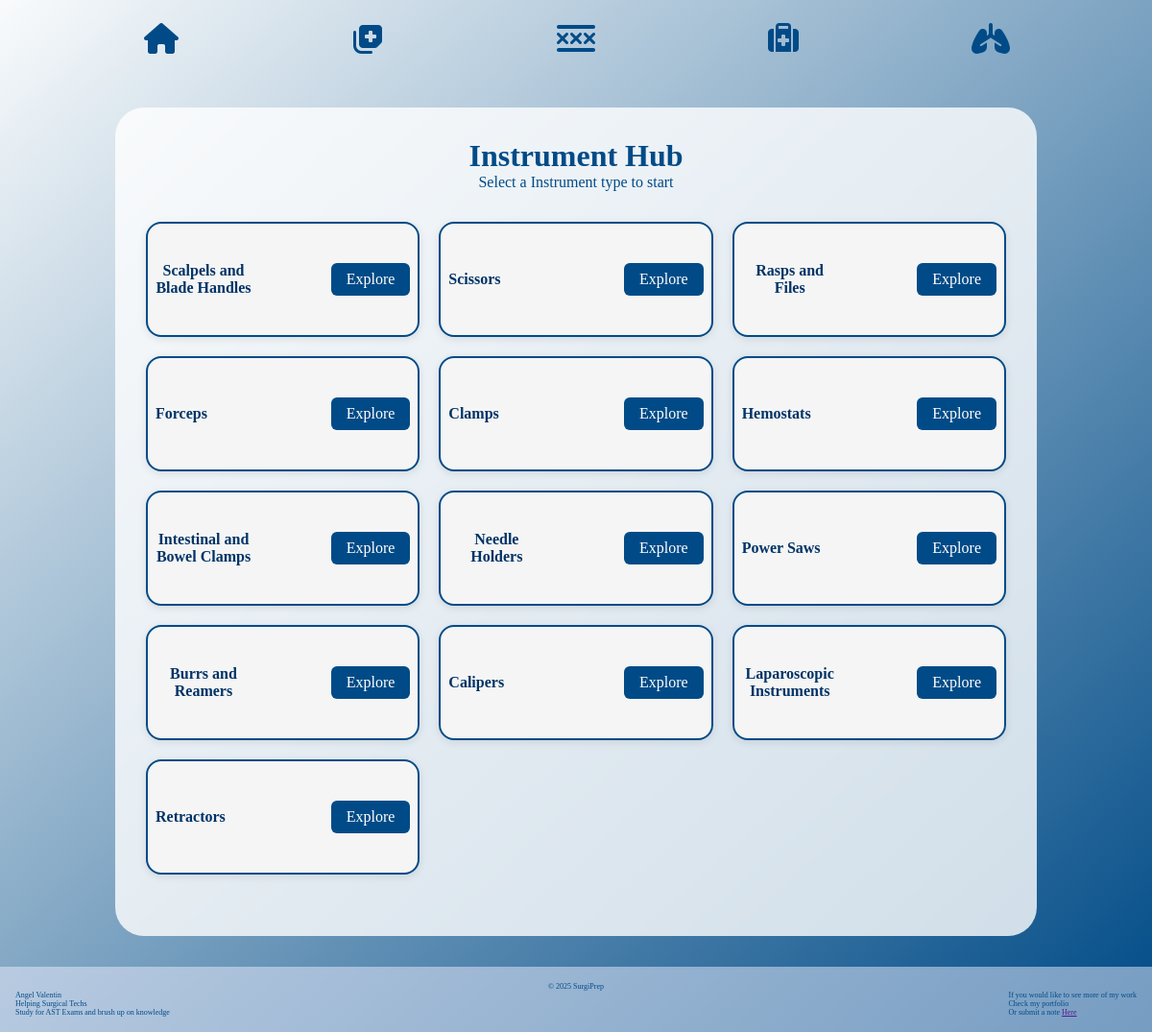
The app's page /instruments/instruments/, older data.
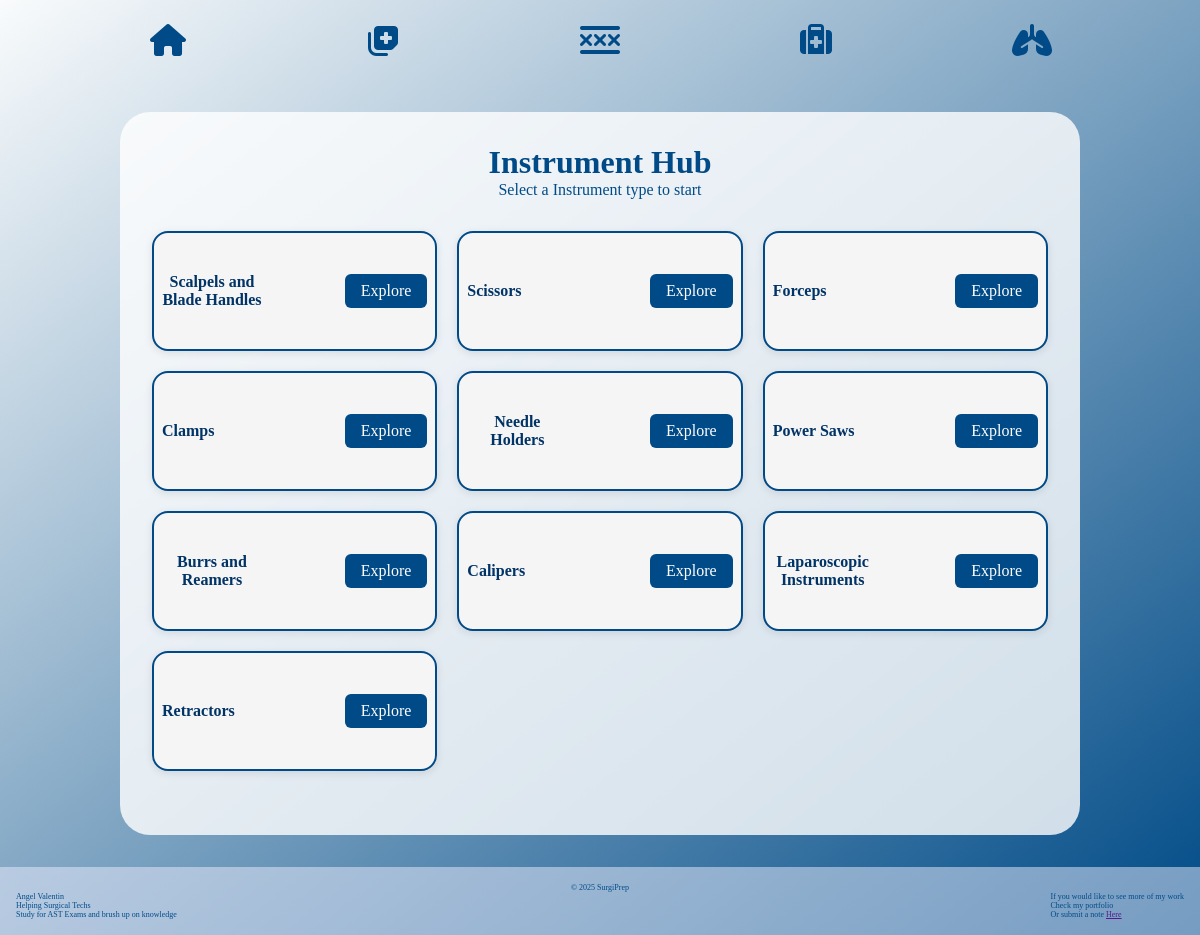
The same page, newer data.
### instruments/models.py (models this page shows, shortened)
class InstrumentType(models.Model):
    name = models.CharField(max_length=100)
    slug = models.SlugField(unique=True, blank=True)

### instruments/views.py (the view)
# urls.py: path('instruments/', views.instrument_hub_view, name='instrument_hub'),
def instrument_hub_view(request):
    InstrumentTypes = InstrumentType.objects.all()
    return render(request, "pages/instruments/instrument-hub.html", {'InstrumentTypes': InstrumentTypes})

### templates/pages/instruments/instrument-hub.html (shortened to what this page needs)
{% extends 'base.html' %}
{% load static %}
{% block css %}
<link rel="stylesheet" href="{% static 'css/instruments/instrument-hub.css' %}">
{% endblock %}
{% block content %}
<div class="instrument-hub">
    <div class="specialties-grid">
        <h1>Instrument Hub</h1>
        <p>Select a Instrument type to start</p>
        <div class="card-container">
            {% for types in InstrumentTypes %}
            <div class="specialty-card">
                <div class="card-content">
                    <h2>{{types.name}}</h2>
                    <a href="{% url 'instrument_main' slug=types.slug %}">
                        Explore
                    </a>
                </div>
            </div>
            {% endfor %}
        </div>
    </div>
</div>
{% endblock %}

Row changes from the older to the newer data that the page shows:
removed InstrumentType: name "Rasps and Files"
removed InstrumentType: name "Hemostats"
removed InstrumentType: name "Intestinal and Bowel Clamps"
